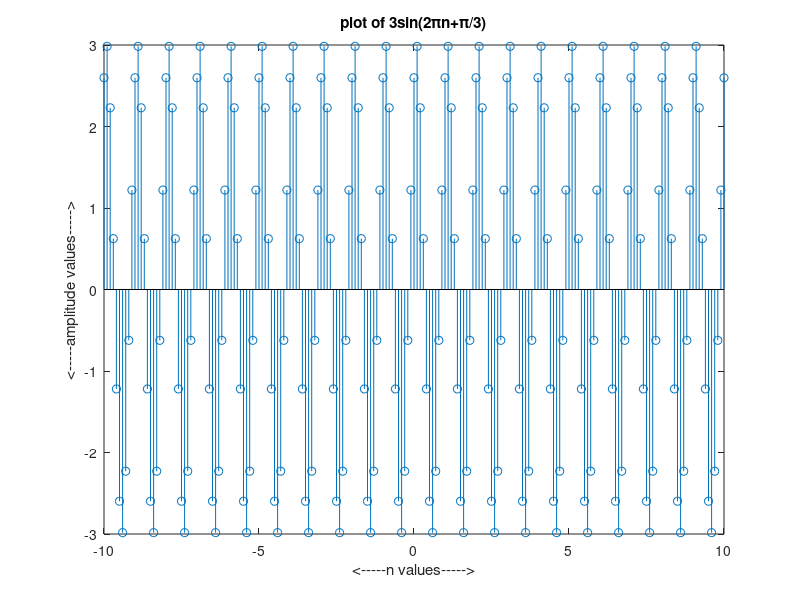
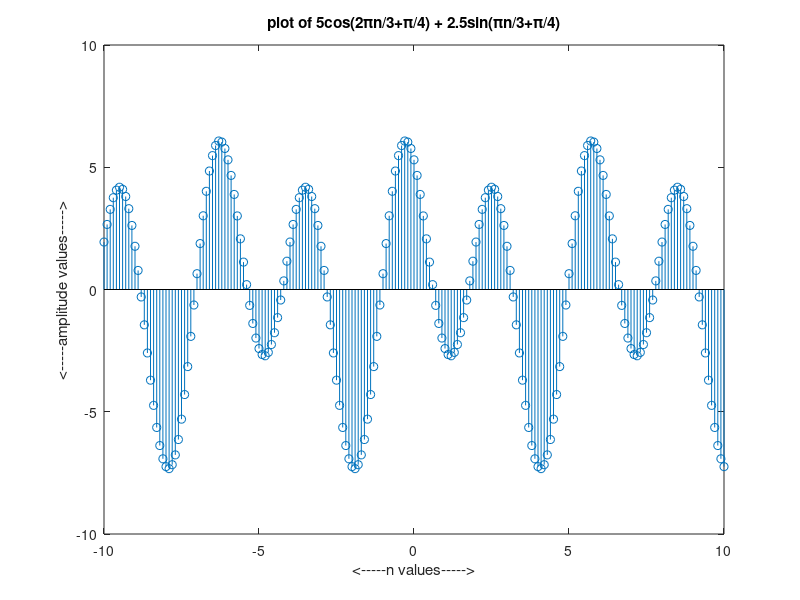

MATLAB code for these plots, in order:
clc
clear all
close all

n=-10:0.1:10;


y = 3*sin(2*pi*n+pi/3);
x= 5*cos(2*pi*n/3+pi/4) + 2.5*sin(pi*n/3+pi/4);




stem(n,y)
xlabel('<-----n values----->')
ylabel('<-----amplitude values----->')
title('plot of 3sin(2πn+π/3)')
figure;

stem(n,x)
xlabel('<-----n values----->')
ylabel('<-----amplitude values----->')
title('plot of 5cos(2πn/3+π/4) + 2.5sin(πn/3+π/4)')